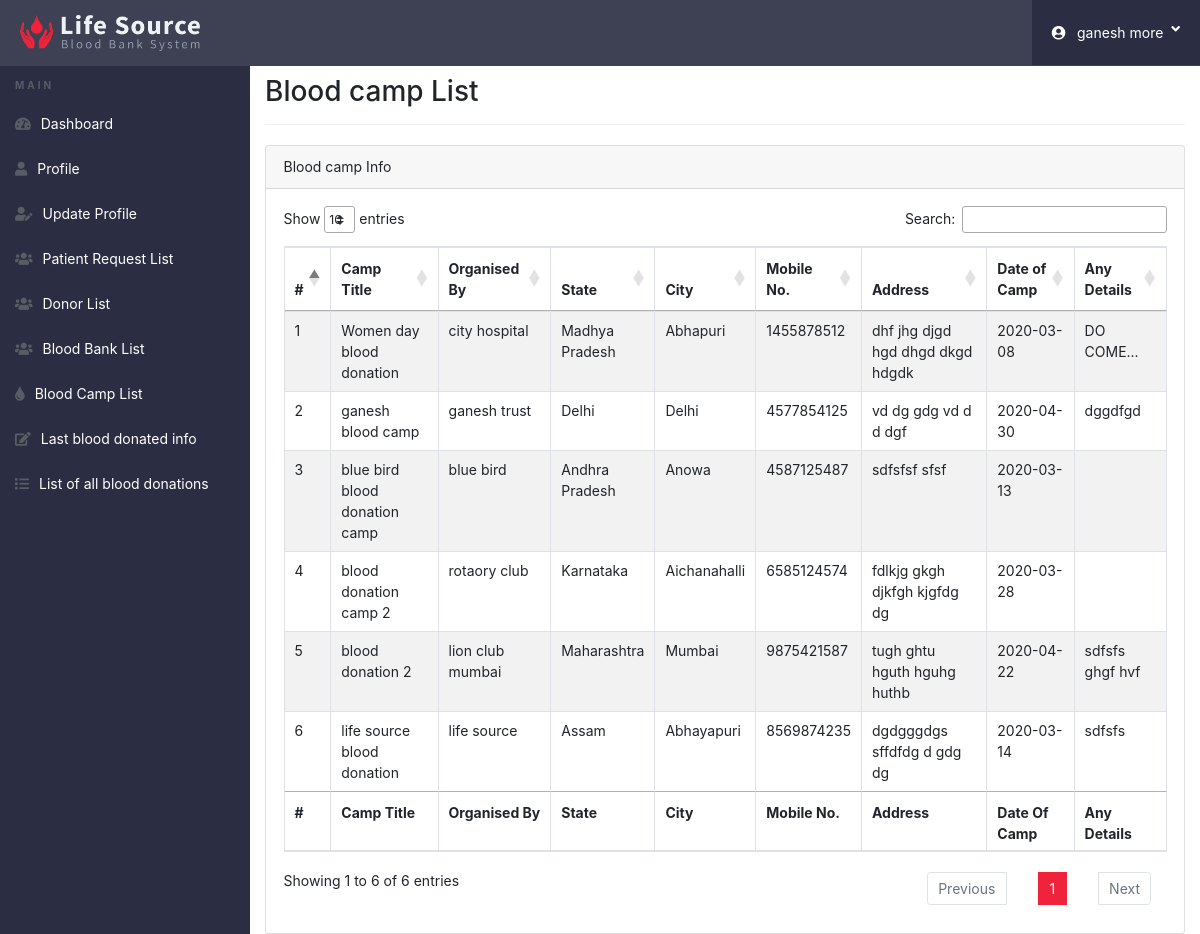
The app's page /donor_dashboard/camp-list.php (signed in) with its own data.
### tables this page shows
CREATE TABLE IF NOT EXISTS `bloodcamp` (
  `ID` int(11) NOT NULL AUTO_INCREMENT,
  `title` varchar(255) NOT NULL,
  `organised` varchar(255) NOT NULL,
  `state` varchar(255) NOT NULL,
  `city` varchar(255) NOT NULL,
  `mobile` varchar(11) NOT NULL,
  `address` varchar(255) NOT NULL,
  `campdate` varchar(255) NOT NULL,
  `details` varchar(255) NOT NULL,
  `date` timestamp NOT NULL DEFAULT CURRENT_TIMESTAMP,
  `status` int(11) NOT NULL,
  PRIMARY KEY (`ID`)
);

### donor_dashboard/camp-list.php (the view, shortened to what this page needs)
<?php
if(strlen($_SESSION['did'] AND $_SESSION['dname'])==0)
	{
header('location:../login.php');
}
else{
 ?>
<!doctype html>
<html lang="en">
<head>
	<link href="../css/all.css" rel="stylesheet">
	<link rel="stylesheet" href="css/bootstrap.min.css">
	<link rel="stylesheet" href="https://cdn.datatables.net/1.10.20/css/dataTables.bootstrap4.min.css">
  <link rel="stylesheet" href="https://cdn.datatables.net/1.10.20/css/jquery.dataTables.min.css">
	<link rel="stylesheet" href="https://cdnjs.cloudflare.com/ajax/libs/bootstrap-social/5.1.1/bootstrap-social.css">
	<link rel="stylesheet" href="https://cdnjs.cloudflare.com/ajax/libs/bootstrap-select/1.13.12/css/bootstrap-select.min.css">
	<link rel="stylesheet" href="https://cdnjs.cloudflare.com/ajax/libs/bootstrap-fileinput/5.0.8/css/fileinput.min.css">
	<link rel="stylesheet" href="https://cdnjs.cloudflare.com/ajax/libs/awesome-bootstrap-checkbox/1.0.2/awesome-bootstrap-checkbox.css">
	<link rel="stylesheet" href="css/style_dashboard.css">
</head>
<body>
  <?php include('include/header.php');?>
	<div class="ts-main-content">
		<?php include('include/leftbar.php');?>
		<div class="content-wrapper">
			<div class="container-fluid">
				<div class="row">
					<div class="col-md-12">
						<h2 class="page-title">Blood camp List</h2>
						<div class="card">
							<div class="card-header">Blood camp Info</div>
							<div class="card-body">
                <div class="table-responsive">
                <table id="zctb" class="table table-bordered table-striped table-hover" cellspacing="0" width="100%">
									<thead>
										<tr>
										<th>#</th>
                    <th>Camp Title</th>
                    <th>Organised By</th>
                    <th>State</th>
                    <th>City</th>
                    <th>Mobile No.</th>
                    <th>Address</th>
										<th>Date of Camp</th>
                    <th>Any Details</th>
										</tr>
									</thead>
									<tfoot>
										<tr>
										<th>#</th>
                    <th>Camp Title</th>
                    <th>Organised By</th>
                    <th>State</th>
                    <th>City</th>
                    <th>Mobile No.</th>
                    <th>Address</th>
										<th>Date Of Camp</th>
                    <th>Any Details</th>
										</tr>
									</tfoot>
									<tbody>
                  <?php
									$query = "SELECT * from bloodcamp ORDER BY ID DESC";
                  $query_run = mysqli_query($conn,$query);
                  $cnt=1;
									if (mysqli_num_rows($query_run) > 0) {
 										while ($row = mysqli_fetch_assoc($query_run)) {?>
										<tr>
											<td><?php echo htmlentities($cnt);?></td>
											<td><?php echo $row['title'];?></td>
											<td><?php echo $row['organised'];?></td>
											<td><?php echo $row['state']?></td>
											<td><?php echo $row['city']?></td>
											<td><?php echo $row['mobile']?></td>
											<td><?php echo $row['address']?></td>
											<td><?php echo $row['campdate']?></td>
											<td><?php echo $row['details'];?></td>
										</tr>
										<?php $cnt=$cnt+1; }} ?>
									</tbody>
								</table>
							</div>
						</div>
					</div>
				</div>
			</div>
		</div>
	</div>
</body>
</html>
<?php } ?>

### donor_dashboard/css/style_dashboard.css (style rules this page uses)
html { font-size: 14px; }
@media only screen and (min-width: 480px) { html { font-size: 17px; } }
@media only screen and (min-width: 320px) { html { font-size: 12px; } }
@media only screen and (min-width: 768px) { html { font-size: 14px; } }
body { font-size: 1em; }
.page-title { padding-bottom: 15px; margin-bottom: 20px; border-bottom: 1px solid #f0f0f0; }
.ts-main-content .content-wrapper { padding-top: 15px; margin-top: 60px; }
@media only screen and (min-width: 992px) { .ts-main-content .content-wrapper { margin-left: 250px; } }

### records on screen
bloodcamp: title "Women day blood donation", organised "city hospital", state "Madhya Pradesh", city "Abhapuri", mobile "1455878512", address "dhf jhg djgd hgd dhgd dkgd hdgdk", campdate "2020-03-08", details "DO COME..."
bloodcamp: title "ganesh blood camp", organised "ganesh trust", state "Delhi", city "Delhi", mobile "4577854125", address "vd dg gdg vd d d dgf", campdate "2020-04-30", details "dggdfgd"
bloodcamp: title "blue bird blood donation camp", organised "blue bird", state "Andhra Pradesh", city "Anowa", mobile "4587125487", address "sdfsfsf sfsf", campdate "2020-03-13"
bloodcamp: title "blood donation camp 2", organised "rotaory club", state "Karnataka", city "Aichanahalli", mobile "6585124574", address "fdlkjg gkgh djkfgh kjgfdg dg", campdate "2020-03-28"
bloodcamp: title "blood donation 2", organised "lion club mumbai", state "Maharashtra", city "Mumbai", mobile "9875421587", address "tugh ghtu hguth hguhg huthb", campdate "2020-04-22", details "sdfsfs ghgf hvf"
bloodcamp: title "life source blood donation", organised "life source", state "Assam", city "Abhayapuri", mobile "8569874235", address "dgdgggdgs sffdfdg d gdg dg", campdate "2020-03-14", details "sdfsfs"

### other values on screen
$_SESSION['dname'] "ganesh more"
